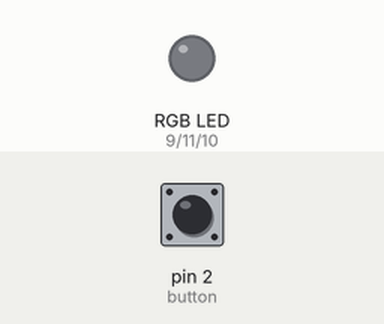
This sketch was run on a simulated Arduino Uno, built with avr-gcc and run on an emulated ATmega328P. On the bench: an RGB LED mixed from three pins (HIGH = lit). Dashed ring = blinking. The inputs (shaded band) are chosen by the test bench; at power-on: pin 2 (button) HIGH.

Above: at 1.2 s.
1.3 s: pin 2 (button) pulled LOW for 0.15 s
At 2.1 s:
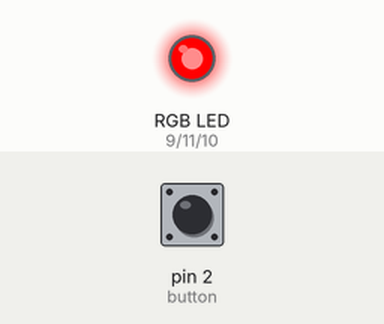
3.3 s: pin 2 (button) pulled LOW for 1 s
At 4.4 s:
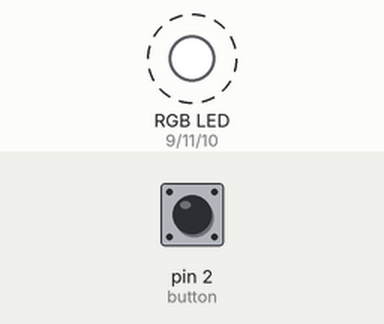
7.3 s: pin 2 (button) pulled LOW for 0.15 s
At 9.3 s:
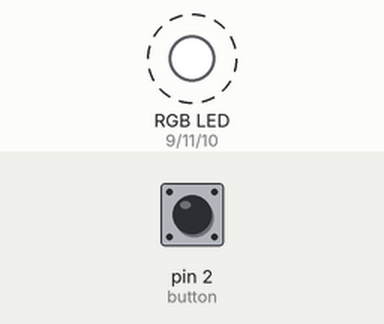
10.4 s: pin 2 (button) pulled LOW for 3.2 s
15.1 s: pin 2 (button) pulled LOW for 0.15 s
At 15.75 s:
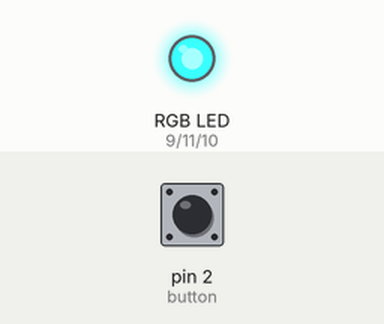
18.1 s: pin 2 (button) pulled LOW for 1 s
At 19.7 s:
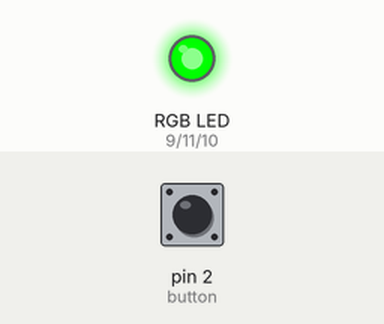
Timing chart, 0 to 21.2 s (numbered marks = the images above; inputs shaded):
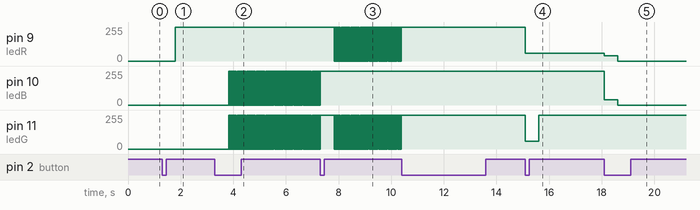

The sketch:

LightStick.ino
```cpp
const int button = 2;
const int ledR=9,ledB=10,ledG=11;

bool analogMode = HIGH,buttonPressed = LOW;
int mode = 0,colorMode = 0;
int analogColor = 255;
int color[7][3] = {{0,0,0},{1,0,0},{0,1,0},{0,0,1},{1,1,0},{0,1,1},{1,0,1}};
int buttonState = 0;
void setup() {
  // put your setup code here, to run once:
  pinMode(button,INPUT);
  pinMode(ledR,OUTPUT);
  pinMode(ledG,OUTPUT);
  pinMode(ledB,OUTPUT);
}

void loop() {
  // put your main code here, to run repeatedly:
  buttonState = digitalRead(button);

  if(buttonState == LOW && buttonPressed == LOW)
  {
    buttonPressed = !buttonPressed;
    delay(500);
    buttonState = digitalRead(button);
    if(buttonState == LOW)
    {
      mode++;
    }
    else
    {
      colorMode++;
    }
  }
  if(buttonState == HIGH && buttonPressed == HIGH)
  {
    buttonPressed = !buttonPressed;
  }

  if(mode % 3 == 0)
  {
    digitalWrite(ledR,color[colorMode % 7][0]);
    digitalWrite(ledB,color[colorMode % 7][1]);
    digitalWrite(ledG,color[colorMode % 7][2]);
  }
  if(mode % 3 == 1)
  {
    digitalWrite(ledR,color[colorMode % 7][0]);
    digitalWrite(ledB,color[colorMode % 7][1]);
    digitalWrite(ledG,color[colorMode % 7][2]);
    delay(20);
    digitalWrite(ledR,HIGH);
    digitalWrite(ledB,HIGH);
    digitalWrite(ledG,HIGH);
    delay(20);
  }
  if(mode % 3 == 2)
  {
    switch(colorMode % 7)
    {
      case 0:
        analogWrite(ledR,analogColor);
        analogWrite(ledB,analogColor);
        analogWrite(ledG,analogColor);
        break;
      case 1:
        analogWrite(ledR,255);
        analogWrite(ledB,analogColor);
        analogWrite(ledG,analogColor);
        break;
      case 2:
        analogWrite(ledR,analogColor);
        analogWrite(ledB,255);
        analogWrite(ledG,analogColor);
        break;
      case 3:
        analogWrite(ledR,analogColor);
        analogWrite(ledB,analogColor);
        analogWrite(ledG,255);
        break;
      case 4:
        analogWrite(ledR,255);
        analogWrite(ledB,255);
        analogWrite(ledG,analogColor);
        break;
      case 5:
        analogWrite(ledR,analogColor);
        analogWrite(ledB,255);
        analogWrite(ledG,255);
        break;
      case 6:
        analogWrite(ledR,255);
        analogWrite(ledB,analogColor);
        analogWrite(ledG,255);
        break;
      }
    delay(5);
    if(analogMode)
    {
      analogColor--;
      if(analogColor == 0)
      {
        analogMode = !analogMode;
      }
    }
    else
    {
      analogColor++;
      if(analogColor == 255)
      {
        analogMode = !analogMode;
      }
    }
  }
}
```

Measured:
- after the input at 1.3 s, pin 9 (ledR): 0/255 → 255/255 after 0.50 s
- after the input at 3.3 s, pin 10 (ledB), pin 11 (ledG): alternates 255/255 for 0.02 s and 0/255 for 0.02 s, starting after 0.52 s
- after the input at 7.3 s, pin 9 (ledR): alternates 255/255 for 0.02 s and 0/255 for 0.02 s, starting after 0.53 s; pin 10 (ledB): goes on until 7.3 s, then stays 255/255
- after the input at 15.1 s, pin 9 (ledR): 58/255 → 38/255 after 3.0 s; pin 10 (ledB): 255/255 → 38/255 after 3.0 s; pin 11 (ledG): 58/255 → 255/255 after 0.50 s
- after the input at 18.1 s, pin 9 (ledR), pin 10 (ledB): 38/255 → 0/255 after 0.50 s
